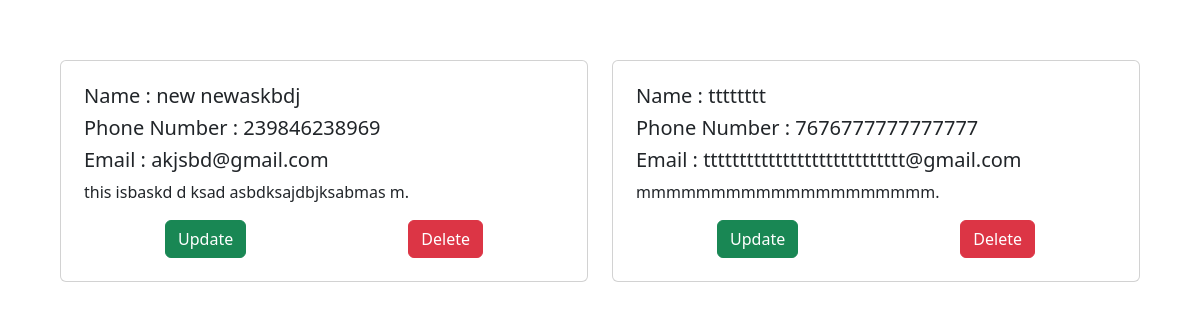
The app's page /showdata, older data.
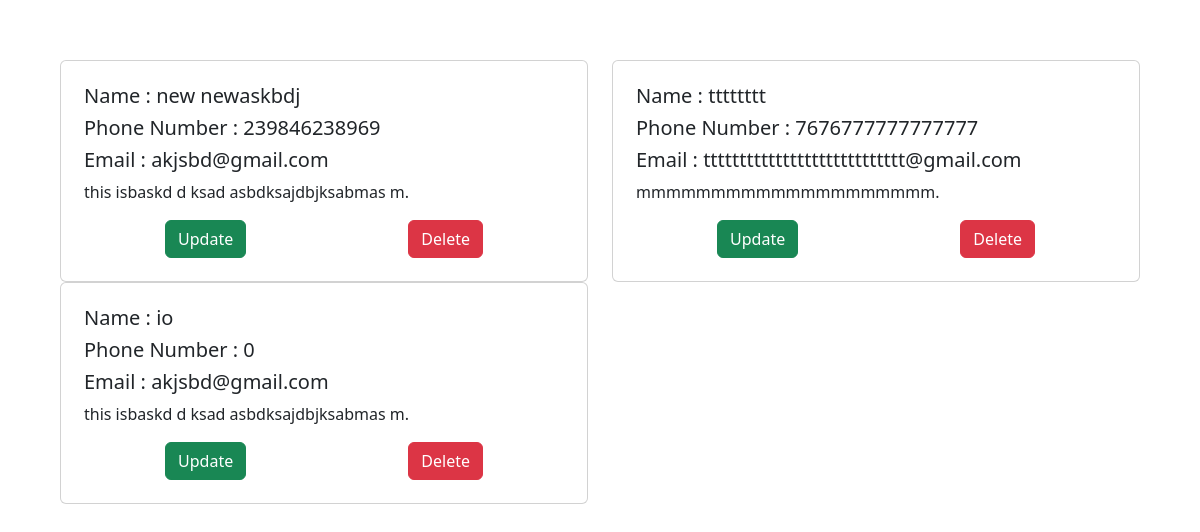
The same page, newer data.
### blog/models.py (models this page shows)
class SaveDetail(models.Model):
    Name = models.CharField(max_length=150)
    Phone_Number = models.IntegerField()
    Email = models.CharField(max_length=50)
    message = models.TextField()

### blog/views.py (the view)
# urls.py: path("showdata", views.showthisdta, name = "show"),
def showthisdta(request):
    data = SaveDetail.objects.all()
    return render(request, "showdata.html", {"mydata" : data})

### templates/showdata.html (shortened to what this page needs)
<!doctype html>
<html lang="en">
  <head>
    <link href="https://cdn.jsdelivr.net/npm/bootstrap@5.3.2/dist/css/bootstrap.min.css" rel="stylesheet">
  </head>
  <body>
    <div style = "padding: 60px;">
        <div class="row">
            {% for i in mydata %}
            <div class="col-sm-6 mb-3 mb-sm-0">
              <div class="card">
                <div class="card-body" style="padding: 23px;">
                  <h5 class="card-title">Name : {{i.Name}} </h5>
                  <h5 class="card-title">Phone Number  : {{i.Phone_Number}} </h5>
                  <h5 class="card-title">Email  : {{i.Email}} </h5>
                  <p class="card-text">{{i.message}}.</p>
                  <div style="    display: flex;
                  justify-content: space-around;">
                  <form action="updatedata/{{i.id}}" method="post">
                    <button type="submit" class="btn btn-success">Update</button>
                  </form>
                  <form action="deletethis/{{i.id}}" method="post">
                    <button type="submit" class="btn btn-danger">Delete</button>
                  </form>
                  </div>
                </div>
              </div>
            </div>
            {% endfor %}
          </div>
  </body>
</html>

Row changes from the older to the newer data that the page shows:
added SaveDetail: Name "io", Phone_Number "0", Email "akjsbd@gmail.com", message "this isbaskd d ksad asbdksajdbjksabmas m"
